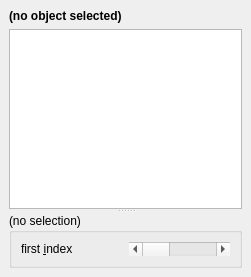
<?xml version="1.0" encoding="UTF-8"?>
<ui version="4.0">
 <class>VectorMappingChooser</class>
 <widget class="QDockWidget" name="VectorMappingChooser">
  <property name="geometry">
   <rect>
    <x>0</x>
    <y>0</y>
    <width>251</width>
    <height>277</height>
   </rect>
  </property>
  <property name="windowTitle">
   <string>vector mapping</string>
  </property>
  <widget class="QWidget" name="content">
   <layout class="QVBoxLayout" name="verticalLayout_2">
    <item>
     <widget class="QLabel" name="relatedDataObject">
      <property name="sizePolicy">
       <sizepolicy hsizetype="Preferred" vsizetype="Fixed">
        <horstretch>0</horstretch>
        <verstretch>0</verstretch>
       </sizepolicy>
      </property>
      <property name="font">
       <font>
        <weight>75</weight>
        <bold>true</bold>
       </font>
      </property>
      <property name="text">
       <string>(no object selected)</string>
      </property>
     </widget>
    </item>
    <item>
     <widget class="QSplitter" name="splitter">
      <property name="frameShape">
       <enum>QFrame::NoFrame</enum>
      </property>
      <property name="orientation">
       <enum>Qt::Vertical</enum>
      </property>
      <property name="childrenCollapsible">
       <bool>false</bool>
      </property>
      <widget class="QWidget" name="upperContent">
       <layout class="QVBoxLayout" name="upperVerticalLayout">
        <item>
         <widget class="QListView" name="vectorsListView"/>
        </item>
       </layout>
      </widget>
      <widget class="QGroupBox" name="propertyBrowserContainer">
       <property name="title">
        <string>(no selection)</string>
       </property>
       <property name="flat">
        <bool>false</bool>
       </property>
       <layout class="QVBoxLayout" name="verticalLayout">
        <item>
         <layout class="QHBoxLayout" name="horizontalLayout">
          <item>
           <widget class="QLabel" name="firstIndexLabel">
            <property name="text">
             <string>first &amp;index</string>
            </property>
            <property name="buddy">
             <cstring>firstIndexSlider</cstring>
            </property>
           </widget>
          </item>
          <item>
           <widget class="QScrollBar" name="firstIndexSlider">
            <property name="orientation">
             <enum>Qt::Horizontal</enum>
            </property>
           </widget>
          </item>
         </layout>
        </item>
       </layout>
      </widget>
     </widget>
    </item>
   </layout>
  </widget>
 </widget>
 <resources/>
 <connections/>
</ui>
